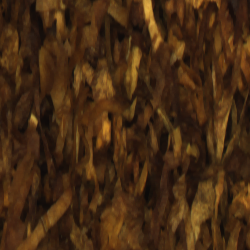
%> input picture train/patch/test/0-1.2751.1001.bmp, 250 x 250 px; its folder holds only this picture in this run
$ octave svmtrain.m   (GNU Octave 9; MATLAB toolbox functions it lacks are replaced by stand-ins)
%> lines starting %> are read from the running program, lines starting %| are printed output that depends on the picture
%> further down, image is the input picture: size 250x250x3 uint8; mean R, G, B 68.9, 42.5, 19.3
### train/ch_vector_v1.m
function y= ch_vector_v1(image)
% return row vector of several characters of the image

En= entropy(rgb2gray(image));                     % Entropy: change to gray image
%> En = 6.27
Er= max(xcorr(reshape(image,1,numel(image))));    % Correlation
%> Er = 513548773

BW= edge(rgb2gray(image),'sobel');                % binary image
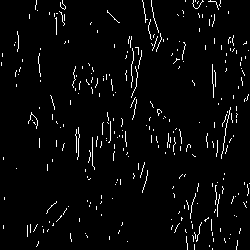
%> BW: size 250x250 logical; 3.3% white in thin lines or dots
S= bwarea(BW);                                    % area of BW
%> S = 2144.9

% [4 lines of commented-out code are left out]

hist= ColorHistogram(image);

% scaling
En= En/10;
Er= Er/10^9;
S= S/10000;

y=[ En, S, Er, hist(1:80)];

end

### train/ColorHistogram.m
%**************************************************************************
%                 图像检索――提取颜色特征
%HSV空间颜色直方图(将RGB空间转化为HSV空间并进行非等间隔量化，
%将三个颜色分量表示成一维矢量，再计算其直方图作为颜色特征
%function : Hist = ColorHistogram(Image)
%Image    : 输入图像数据
%Hist     : 返回颜色直方图特征向量256维
%**************************************************************************
function Hist = ColorHistogram(Image)
 % Image = imread('2.jpg');
[M,N,O] = size(Image);
%> M = 250; N = 250; O = 3
%> the run ends on the next line
[h,s,v] = rgb2hsv(Image);
H = h; S = s; V = v;
h = h*360;

% [22 lines of commented-out code are left out]
for i = 1:M
    for j = 1:N
        if h(i,j)<=15||h(i,j)>345
            H(i,j) = 0;
        end
        if h(i,j)<=25&&h(i,j)>15
            H(i,j) = 1;
        end
        if h(i,j)<=45&&h(i,j)>25
            H(i,j) = 2;
        end
        if h(i,j)<=55&&h(i,j)>45
            H(i,j) = 3;
        end
        if h(i,j)<=80&&h(i,j)>55
            H(i,j) = 4;
        end
        if h(i,j)<=108&&h(i,j)>80
            H(i,j) = 5;
        end
        if h(i,j)<=140&&h(i,j)>108
            H(i,j) = 6;
        end
        if h(i,j)<=165&&h(i,j)>140
            H(i,j) = 7;
        end
        if h(i,j)<=190&&h(i,j)>165
            H(i,j) = 8;
        end
        if h(i,j)<=220&&h(i,j)>190
            H(i,j) = 9;
        end
        if h(i,j)<=255&&h(i,j)>220
            H(i,j) = 10;
        end
        if h(i,j)<=275&&h(i,j)>255
            H(i,j) = 11;
        end
        if h(i,j)<=290&&h(i,j)>275
            H(i,j) = 12;
        end
        if h(i,j)<=316&&h(i,j)>290
            H(i,j) = 13;
        end
        if h(i,j)<=330&&h(i,j)>316
            H(i,j) = 14;
        end
        if h(i,j)<=345&&h(i,j)>330
            H(i,j) = 15;
        end
    end
end
for i = 1:M
    for j = 1:N
        if s(i,j)<=0.15&&s(i,j)>0
            S(i,j) = 0;
        end
        if s(i,j)<=0.4&&s(i,j)>0.15
            S(i,j) = 1;
        end
        if s(i,j)<=0.75&&s(i,j)>0.4
            S(i,j) = 2;
        end
        if s(i,j)<=1&&s(i,j)>0.75
            S(i,j) = 3;
        end
    end
end
for i = 1:M
    for j = 1:N
        if v(i,j)<=0.15&&v(i,j)>0
            V(i,j) = 0;
        end
        if v(i,j)<=0.4&&v(i,j)>0.15
            V(i,j) = 1;
        end
        if v(i,j)<=0.75&&v(i,j)>0.4
            V(i,j) = 2;
        end
        if v(i,j)<=1&&v(i,j)>0.75
            V(i,j) = 3;
        end
    end
end

%将三个颜色分量合成为一维特征向量：L = H*Qs*Qv+S*Qv+v；Qs,Qv分别是S和V的量化级数, L取值范围[0,255]
%取Qs = 4; Qv = 4
for  i = 1:M
    for j = 1:N
        L(i,j) = H(i,j)*16+S(i,j)*4+V(i,j);
    end
end
%计算L的直方图
for i = 0:255
    Hist(i+1) = size(find(L==i),1);
end
Hist = Hist/sum(Hist);

%*********************************************************
%修改使用颜色累加直方图：
%　　可以体现两种颜色在颜色轴上的距离和相似性之间的关系
%实验效果不好
%*********************************************************
% HH(1) = Hist(1);
% for i =1:255
%     HH(i+1) = HH(i)+Hist(i+1);
% end
% Hist = HH;
%*********************************************************

### train/svmtrain.m
% SVM for characters

%% preparation
% pic_num= 3661;
% pic_num= 1344;
pic_num= 4965;
c= 0.9;
a= 250;
str_out= 'patch\out';
str_test= 'patch\test';

train_num= round(pic_num*c);
test_num= pic_num- round(pic_num*c);
index= sort(randperm(pic_num,train_num));
label= zeros(train_num,1);                  % label of training data
% set the path
addpath(genpath(str_out),genpath(str_test));
% addpath(genpath(str_total));                % choose the set
test_pic1= dir(strcat(str_out,'\*.bmp'));
test_pic2= dir(strcat(str_test,'\*.bmp'));
test_pic= [test_pic1;test_pic2];


for i=1:train_num
    name= test_pic(index(i)).name;
    image= imread(name);
    label(i)= name(1)-'0';
    % place the characters to data
    data(i,:)= ch_vector_v1(image);

$ run again, on train/patch/test/0-1.4251.1.bmp
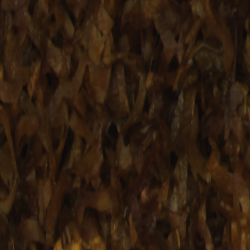
%> input picture train/patch/test/0-1.4251.1.bmp, 250 x 250 px
%> image is the input picture: size 250x250x3 uint8; mean R, G, B 46.3, 28.9, 15.2
%> En = 5.49
%> Er = 225226432
%> in ch_vector_v1, `BW= edge(rgb2gray(image),'sobel');`:
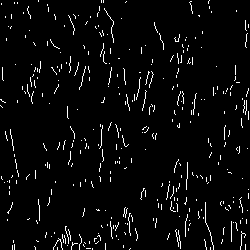
%> BW: size 250x250 logical; 3.7% white in thin lines or dots
%> S = 2413.4

$ run again, on train/patch/test/0-1.7751.1001.bmp
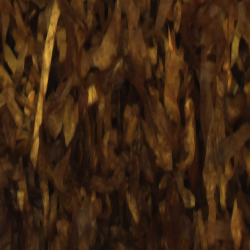
%> input picture train/patch/test/0-1.7751.1001.bmp, 250 x 250 px
%> image is the input picture: size 250x250x3 uint8; mean R, G, B 62, 37.6, 17.4
%> En = 6.19
%> Er = 426953644
%> in ch_vector_v1, `BW= edge(rgb2gray(image),'sobel');`:
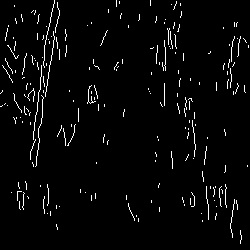
%> BW: size 250x250 logical; 3.1% white in thin lines or dots
%> S = 1981.2

$ run again, on train/patch/test/0-1.8751.1251.bmp
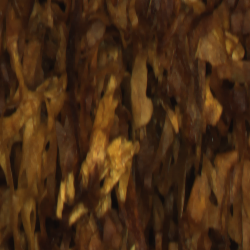
%> input picture train/patch/test/0-1.8751.1251.bmp, 250 x 250 px
%> image is the input picture: size 250x250x3 uint8; mean R, G, B 72, 43.9, 19.5
%> En = 6.37
%> Er = 561312292
%> in ch_vector_v1, `BW= edge(rgb2gray(image),'sobel');`:
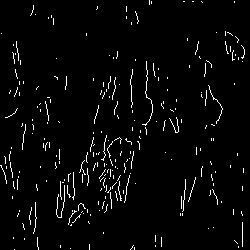
%> BW: size 250x250 logical; 3% white in thin lines or dots
%> S = 1969

$ run again, on train/patch/test/0-1.3001.1501.bmp
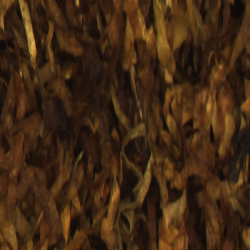
%> input picture train/patch/test/0-1.3001.1501.bmp, 250 x 250 px
%> image is the input picture: size 250x250x3 uint8; mean R, G, B 65.1, 40.7, 19.5
%> En = 6.29
%> Er = 476696865
%> in ch_vector_v1, `BW= edge(rgb2gray(image),'sobel');`:
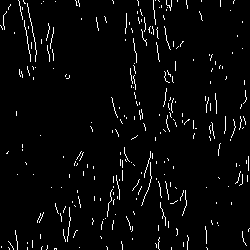
%> BW: size 250x250 logical; 3.3% white in thin lines or dots
%> S = 2130.6
